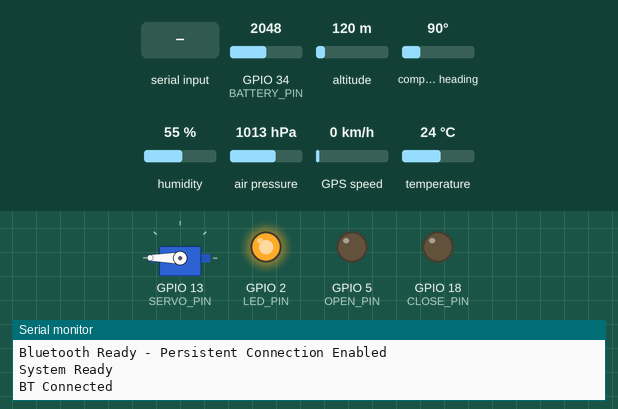
This sketch was run on a simulated ESP32. On the bench: servo, output pins drawn as LEDs (lit = HIGH), the last lines printed to the serial monitor. Inputs (shaded band) come from the test bench; at power-on: GPIO 34 (BATTERY_PIN) = 2048, altitude 120 m, compass heading 90°, humidity 55 %, air pressure 1013 hPa, GPS speed 0 km/h, temperature 24 °C. The GPS gets a fix after 3 s at 37.7749, -122.4194 with 8 satellites; nothing arrives over Bluetooth unless stated.

Above: at 1.2 s.
1.3 s: "O\n" received over the second serial link
At 2.0 s:
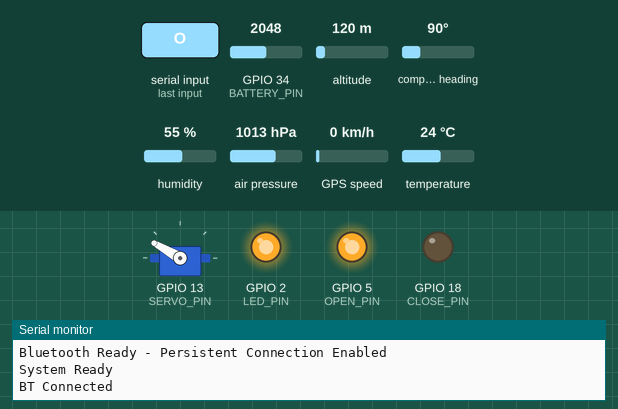
2.8 s: "C\n" received over the second serial link
At 3.8 s:
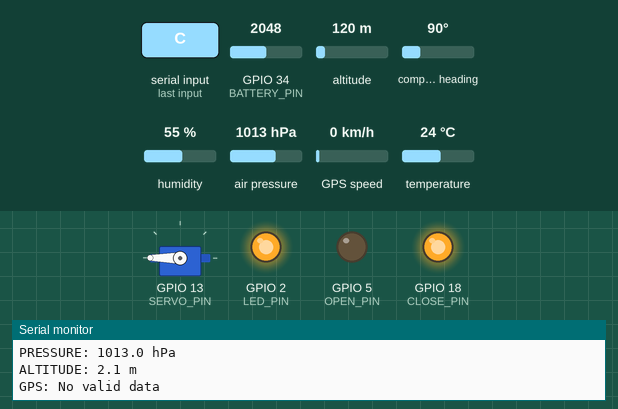
Timing chart, 0 to 5.8 s (numbered marks = the images above; inputs shaded):
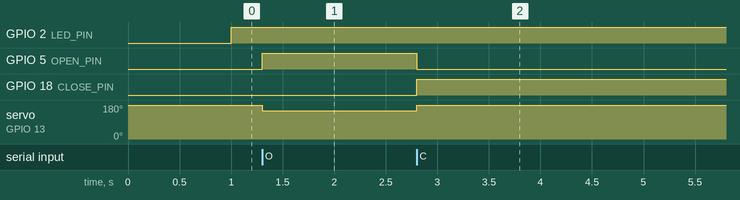

Measured:
- after the input at 1.3 s, GPIO 5 (OPEN_PIN): LOW → HIGH at once; servo on GPIO 13 (SERVO_PIN): 180° → 150° at once
- after the input at 2.8 s, GPIO 5 (OPEN_PIN): HIGH → LOW at once; GPIO 18 (CLOSE_PIN): LOW → HIGH at once; servo on GPIO 13 (SERVO_PIN): 150° → 180° at once

The sketch:

ote-Controlled_Automatic_Balloon_Release_System__RCABRS__Aer.ino
```cpp
  #include <ESP32Servo.h>
  #include <BluetoothSerial.h>
  #include <Wire.h>
  #include <TinyGPS++.h>
  #include <DHT.h>
  #include <Adafruit_Sensor.h>
  #include <Adafruit_BMP280.h>

  // Components
  Servo gripperServo;
  BluetoothSerial SerialBT;
  TinyGPSPlus gps;
  Adafruit_BMP280 bmp;
  DHT dht(4, DHT11);

  // Pins
  #define SERVO_PIN 13
  #define LED_PIN 2
  #define BATTERY_PIN 34
  #define OPEN_PIN 5
  #define CLOSE_PIN 18
  #define GPS_RX 16
  #define GPS_TX 17

  HardwareSerial gpsSerial(2);

  // Connection management
  bool btConnected = false;
  unsigned long lastConnectionTime = 0;
  const unsigned long CONNECTION_TIMEOUT = 10000; // 10 seconds

  void setup() {
      Serial.begin(115200);
      initializeBluetooth();

      pinMode(LED_PIN, OUTPUT);
      digitalWrite(LED_PIN, LOW);
      pinMode(OPEN_PIN, OUTPUT);
      pinMode(CLOSE_PIN, OUTPUT);

      dht.begin();
      if (!bmp.begin(0x76)) {
          Serial.println("BMP280 error!");
      }
      gpsSerial.begin(9600, SERIAL_8N1, GPS_RX, GPS_TX);

      gripperServo.attach(SERVO_PIN);
      gripperServo.write(180);
      Serial.println("System Ready");
  }

  void initializeBluetooth() {
      if(!SerialBT.begin("ESP32_AeroCommand")) {
          Serial.println("Bluetooth init failed!");
          ESP.restart();
      }

      // Corrected setPin() with both parameters
      const char* pin = "1234";
      SerialBT.setPin(pin, 4); // PIN and its length
      Serial.println("Bluetooth Ready - Persistent Connection Enabled");
  }

  void loop() {
      checkConnectionState();
      processBluetoothCommands();
      handleStatusLED();
      processGPS();
      autoSendSensorData();
  }

  void checkConnectionState() {
      bool currentState = SerialBT.hasClient();

      if(currentState != btConnected) {
          btConnected = currentState;
          Serial.println(btConnected ? "BT Connected" : "BT Disconnected");

          if(btConnected) {
              lastConnectionTime = millis();
          } else {
              // Safety measures on disconnect
              gripperServo.write(180);
              digitalWrite(OPEN_PIN, LOW);
              digitalWrite(CLOSE_PIN, HIGH);
              // Attempt to reconnect immediately
              if(millis() - lastConnectionTime > 1000) {
                  SerialBT.disconnect();
                  SerialBT.end();
                  initializeBluetooth();
              }
          }
      }
  }

  // Rest of the functions remain unchanged
  void processBluetoothCommands() {
      if(SerialBT.available()) {
          String command = SerialBT.readStringUntil('\n');
          command.trim();

          if(command == "O") {
              gripperServo.write(150);
              digitalWrite(OPEN_PIN, HIGH);
              digitalWrite(CLOSE_PIN, LOW);
              SerialBT.println("GRIPPER:OPEN");
          }
          else if(command == "C") {
              gripperServo.write(180);
              digitalWrite(OPEN_PIN, LOW);
              digitalWrite(CLOSE_PIN, HIGH);
              SerialBT.println("GRIPPER:CLOSED");
          }
          else if(command == "STATUS") {
              sendSensorData();
          }
      }
  }

  void handleStatusLED() {
      static unsigned long lastBlink = 0;
      static bool ledState = false;

      if(btConnected) {
          digitalWrite(LED_PIN, HIGH);
      } else {
          if(millis() - lastBlink > 1000) {
              ledState = !ledState;
              digitalWrite(LED_PIN, ledState);
              lastBlink = millis();
          }
      }
  }

  void processGPS() {
      while(gpsSerial.available()) {
          gps.encode(gpsSerial.read());
      }
  }

  void autoSendSensorData() {
      static unsigned long lastSent = 0;
      if(millis() - lastSent > 2000 && btConnected) {
          sendSensorData();
          lastSent = millis();
      }
  }

  void sendSensorData() {
      // Battery
      float battery = analogRead(BATTERY_PIN) / 4095.0 * 3.3 * 2;
      Serial.printf("BATTERY: %.2fV\n", battery);
      SerialBT.printf("BATTERY: %.2fV\n", battery);

      // DHT11
      float temp = dht.readTemperature();
      float hum = dht.readHumidity();

      if (!isnan(temp)) {
          Serial.printf("TEMP: %.1f°C\n", temp);
          SerialBT.printf("TEMP: %.1f°C\n", temp);
      }
      if (!isnan(hum)) {
          Serial.printf("HUMIDITY: %.1f%%\n", hum);
          SerialBT.printf("HUMIDITY: %.1f%%\n", hum);
      }

      // BMP280
      float pressure = bmp.readPressure() / 100.0F;  // Convert to hPa
      float altitude = bmp.readAltitude(1013.25);   // Adjust sea-level pressure if needed

      Serial.printf("PRESSURE: %.1f hPa\n", pressure);
      Serial.printf("ALTITUDE: %.1f m\n", altitude);

      SerialBT.printf("PRESSURE: %.1f hPa\n", pressure);
      SerialBT.printf("ALTITUDE: %.1f m\n", altitude);

      // GPS
      if (gps.location.isValid()) {
          Serial.printf("GPS: Lat: %.6f, Lon: %.6f\n",
                        gps.location.lat(),
                        gps.location.lng());

          SerialBT.printf("GPS: Lat: %.6f, Lon: %.6f\n",
                          gps.location.lat(),
                          gps.location.lng());
      } else {
          Serial.println("GPS: No valid data");
          SerialBT.println("GPS: No valid data");
      }
  }
```
